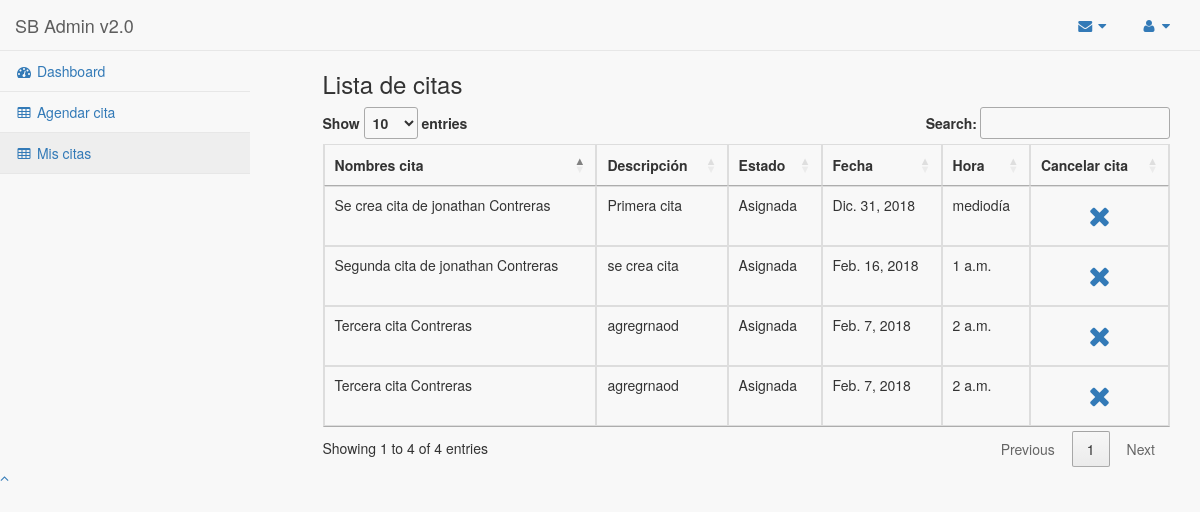
/appointment/list_pat/ (signed in), run on an earlier commit of the app's database.
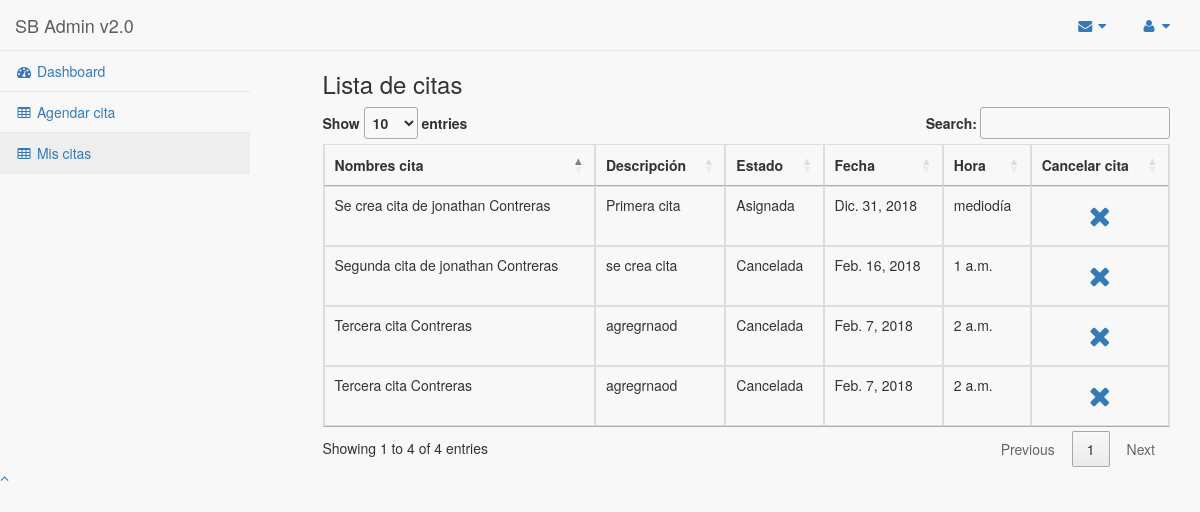
And on a later commit of the database.
### apps/users/models.py (models this page shows, shortened)
class Appointment(models.Model):
    name = models.CharField(max_length=30)
    descrip = models.TextField(blank=True, null=True)
    state = models.ForeignKey('AppointmentState', blank=True, null=True)
    date = models.DateField(blank=True, null=True)
    time  = models.TimeField(blank=True, null =True)
    medic = models.ForeignKey('Users', blank=True, null=True,related_name='medic')
    patient = models.ForeignKey('Users', blank=True, null=True,related_name='patient')
    first = models.NullBooleanField()

class AppointmentState(models.Model):
    descrip = models.CharField(max_length=30)
    class Meta:
        db_table = 'estado_actividad'
    def __unicode__(self):
        return self.descrip

class Users(AbstractUser):
    document = models.CharField(blank=True, null=True,max_length=40)
    born_date = models.DateField(blank=True, null=True)
    phone = models.CharField(max_length=20, blank=True, null=True)
    address = models.CharField(max_length=100, blank=True, null=True)
    city = models.CharField(blank=True, null=True,max_length=30)
    group = models.ForeignKey(Group, null=True)
    class Meta:
        db_table = 'users'

### apps/appointment/views.py (the view)
class ListAppointmentPatient(ListView):
    model = Appointment
    template_name = 'appointment/list_appointment_patient.html'
    context_object_name = 'ListAppointmentPatient'
    def dispatch(self, *args, **kwargs):
        return super(ListAppointmentPatient, self).dispatch(*args, **kwargs)
    def get_queryset(self):
        queryset = Appointment.objects.filter(patient = self.request.user.id)
        return queryset

### templates/appointment/list_appointment_patient.html (shortened to what this page needs)
{% extends "base/base.html" %}
{% block content %}
<div class = "container">
  <div class = "row">
   <div class="col-md-3"></div>
          <div class = "col-md-9">
            <h3>Lista de citas</h3>
          <div class="table-responsive">
            <table class="table table-bordered table-hover" id="dataTables" width="100%" cellspacing="0">
              <thead>
                <tr>
                  <th >Nombres cita</th>
                  <th >Descripción</th>
                  <th >Estado</th>
                  <th >Fecha</th>
                  <th >Hora</th>
                  <th >Cancelar cita</th>
                </tr>
              </thead>
              <tbody>
              {% if ListAppointmentPatient %}
              {% for appointment in ListAppointmentPatient %}
              <tr  >
                <td>{{ appointment.name }} {{ appointment.patient.last_name }} </td>
                <td>{{ appointment.descrip }}</td>
                <td>{{ appointment.state }}</td>
                <td>{{ appointment.date }}</td>
                <td>{{ appointment.time }}</td>
                <td class="text-center">
                        <a onclick="confirmation('{{ appointment.name }} ',{{ appointment.id }}  );" class="btn">
                            <span class="fa fa-remove fa-2x"></span>
                        </a>
                 </td>
              </tr>
              {% endfor %}
              {% else %}
              <h1>No hay registros de actividades</h1>
              {% endif %}
            </tbody>
            </table>
          </div>
     </div>
     </div>
</div>
{% endblock %}

What changed in the data, as far as the page shows it:
changed Appointment "Segunda cita de jonathan": state "Asignada" → "Cancelada"
changed Appointment (number 3 of 4 on the later page): state "Asignada" → "Cancelada"
changed Appointment (number 4 of 4 on the later page): state "Asignada" → "Cancelada"
